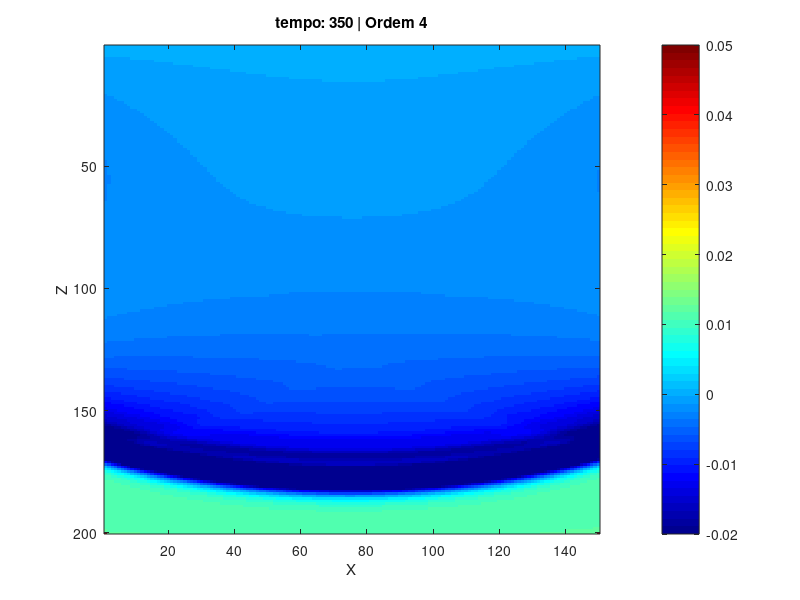

Reproduce this figure in MATLAB.
clear; clc; close all;

M = 4; %ordem

Nx = 150; %dominio
Nz = 200;

h = 8.5;
c = 1500.0;
dt = 0.004;
S = c * dt / h;
tempo = 350;


m = max(1, M);
U = zeros(Nx, Nz, tempo + m);

%parametros da fonte
t0 = 0.1;
s = 0.02;
x0 = round(Nx/2);
z0 = 50;

%criando o termo elevado a M
c1 = (S - 1) / (S + 1);
c2 = [1, -c1; c1, -1];
c3 = 1;

if M > 0
    for i = 1:M
        c3 = conv2(c3, c2);
    end
end

figure('Position', [100, 100, 800, 600]);


for n = 1:tempo
    t = n * dt;

    p = n + m; %para ficar certo os indices na matriz

    %interior
    U(2:Nx-1, 2:Nz-1, p+1) = 2*U(2:Nx-1, 2:Nz-1, p) - U(2:Nx-1, 2:Nz-1, p-1) + ...
        (S^2) * (U(3:Nx, 2:Nz-1, p) - 2*U(2:Nx-1, 2:Nz-1, p) + U(1:Nx-2, 2:Nz-1, p) + ...
                 U(2:Nx-1, 3:Nz, p) - 2*U(2:Nx-1, 2:Nz-1, p) + U(2:Nx-1, 1:Nz-2, p));

    %fonte
    f = exp(-((t - t0) / s)^2);
    U(x0, z0, p+1) = U(x0, z0, p+1) + f;

    %condição para ter a superficie rigida
    U(:, 1, p+1) = 0;

    %agora é a condição de transparencia
    if M == 0
        U(1, :, p+1) = 0; U(Nx, :, p+1) = 0; U(:, Nz, p+1) = 0;
    else
        U(1, :, p+1) = 0; U(Nx, :, p+1) = 0; U(:, Nz, p+1) = 0;

        for i = 1:M+1
            for j = 1:M+1
                if i==1 && j==1; continue; end
                c = c3(i,j);
                tn = p - i + 2;

                U(1, :, p+1) = U(1, :, p+1) - c * U(j, :, tn); %esquerda

                U(Nx, :, p+1) = U(Nx, :, p+1) - c * U(Nx - j + 1, :, tn); %direita

                U(:, Nz, p+1) = U(:, Nz, p+1) - c * U(:, Nz - j + 1, tn); %fundo
            end
        end
    end


    if mod(n, 5) == 0
        imagesc(U(:,:,p)'); %plota no instante p, pois é onde começa
        caxis([-0.02 0.05]);
        colormap(jet);
        colorbar;
        title(sprintf('tempo: %d | Ordem %d', n, M));
        xlabel('X'); ylabel('Z');
        drawnow;
    end
end
